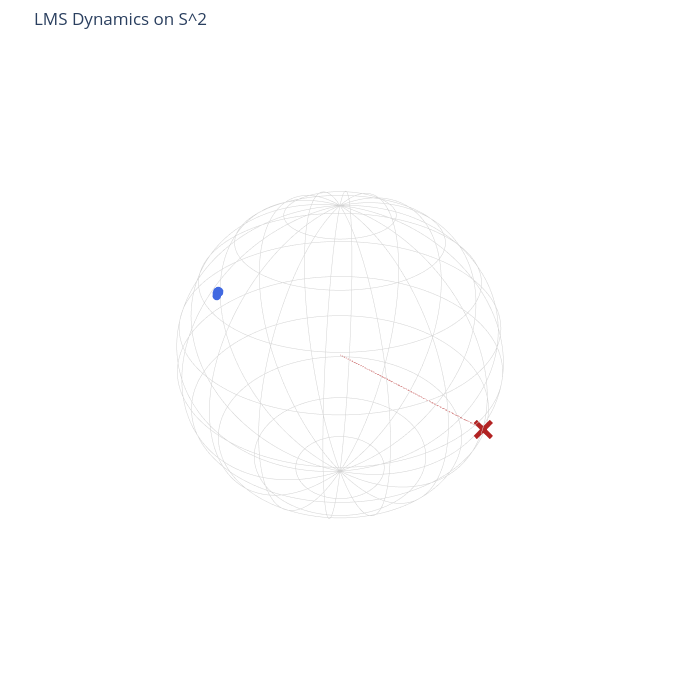

Notebook source saved alongside this figure:
### Markdown cell above
## 1.2 Real Möbius map on ball / sphere
This is the real version of the Möbius map ($M_w$) we discussed:

$$
M_w(x) = \frac{(1 - |w|^2)(x - |x|^2 w)}{1 - 2\langle w,x\rangle + |w|^2 |x|^2} - w.
$$

### Code cell
%cd /Users/adamsobieszek/pitch/pitch-website/public/notebooks/kuramoto/LMSSPP/src
from lmsspp import (
    random_points_on_sphere, integrate_w_euler, make_sphere_figure, reconstruct_sphere_trajectory
)
import torch

p3 = random_points_on_sphere(640, 3)
a = torch.ones(640)
res = integrate_w_euler(torch.zeros(3), p3, a, dt=1e-3, steps=300)
x_traj = reconstruct_sphere_trajectory(res.trajectory, p3)
fig = make_sphere_figure(x_traj[-1], w_t=res.trajectory[-1], w_path=res.trajectory)
fig.show()

### Figure 1 — Plotly figure (JSON) as saved in the notebook; plotly's stock layout.template omitted (floating-point values rounded to 4 significant figures; data arrays with more than 128 entries replaced by an {"elided": "..."} marker saying what was removed)
{"data": [{"hoverinfo": "skip", "line": {"color": "lightgrey", "width": 1}, "mode": "lines", "showlegend": false, "type": "scatter3d", "x": {"elided": "200 float values"}, "y": {"elided": "200 float values"}, "z": {"elided": "200 float values"}}, {"hoverinfo": "skip", "line": {"color": "lightgrey", "width": 1}, "mode": "lines", "showlegend": false, "type": "scatter3d", "x": {"elided": "200 float values"}, "y": {"elided": "200 float values"}, "z": {"elided": "200 float values"}}, {"hoverinfo": "skip", "line": {"color": "lightgrey", "width": 1}, "mode": "lines", "showlegend": false, "type": "scatter3d", "x": {"elided": "200 float values"}, "y": {"elided": "200 float values"}, "z": {"elided": "200 float values"}}, {"hoverinfo": "skip", "line": {"color": "lightgrey", "width": 1}, "mode": "lines", "showlegend": false, "type": "scatter3d", "x": {"elided": "200 float values"}, "y": {"elided": "200 float values"}, "z": {"elided": "200 float values"}}, {"hoverinfo": "skip", "line": {"color": "lightgrey", "width": 1}, "mode": "lines", "showlegend": false, "type": "scatter3d", "x": {"elided": "200 float values"}, "y": {"elided": "200 float values"}, "z": {"elided": "200 int values"}}, {"hoverinfo": "skip", "line": {"color": "lightgrey", "width": 1}, "mode": "lines", "showlegend": false, "type": "scatter3d", "x": {"elided": "200 float values"}, "y": {"elided": "200 float values"}, "z": {"elided": "200 float values"}}, {"hoverinfo": "skip", "line": {"color": "lightgrey", "width": 1}, "mode": "lines", "showlegend": false, "type": "scatter3d", "x": {"elided": "200 float values"}, "y": {"elided": "200 float values"}, "z": {"elided": "200 float values"}}, {"hoverinfo": "skip", "line": {"color": "lightgrey", "width": 1}, "mode": "lines", "showlegend": false, "type": "scatter3d", "x": {"elided": "200 float values"}, "y": {"elided": "200 float values"}, "z": {"elided": "200 float values"}}, {"hoverinfo": "skip", "line": {"color": "lightgrey", "width": 1}, "mode": "lines", "showlegend": false, "type": "scatter3d", "x": {"elided": "200 float values"}, "y": {"elided": "200 float values"}, "z": {"elided": "200 float values"}}, {"hoverinfo": "skip", "line": {"color": "lightgrey", "width": 1}, "mode": "lines", "showlegend": false, "type": "scatter3d", "x": {"elided": "200 float values"}, "y": {"elided": "200 int values"}, "z": {"elided": "200 float values"}}, {"hoverinfo": "skip", "line": {"color": "lightgrey", "width": 1}, "mode": "lines", "showlegend": false, "type": "scatter3d", "x": {"elided": "200 float values"}, "y": {"elided": "200 float values"}, "z": {"elided": "200 float values"}}, {"hoverinfo": "skip", "line": {"color": "lightgrey", "width": 1}, "mode": "lines", "showlegend": false, "type": "scatter3d", "x": {"elided": "200 float values"}, "y": {"elided": "200 float values"}, "z": {"elided": "200 float values"}}, {"hoverinfo": "skip", "line": {"color": "lightgrey", "width": 1}, "mode": "lines", "showlegend": false, "type": "scatter3d", "x": {"elided": "200 float values"}, "y": {"elided": "200 float values"}, "z": {"elided": "200 float values"}}, {"hoverinfo": "skip", "line": {"color": "lightgrey", "width": 1}, "mode": "lines", "showlegend": false, "type": "scatter3d", "x": {"elided": "200 float values"}, "y": {"elided": "200 float values"}, "z": {"elided": "200 float values"}}, {"hoverinfo": "skip", "line": {"color": "lightgrey", "width": 1}, "mode": "lines", "showlegend": false, "type": "scatter3d", "x": {"elided": "200 float values"}, "y": {"elided": "200 float values"}, "z": {"elided": "200 float values"}}, {"hoverinfo": "skip", "line": {"color": "lightgrey", "width": 1}, "mode": "lines", "showlegend": false, "type": "scatter3d", "x": {"elided": "200 float values"}, "y": {"elided": "200 float values"}, "z": {"elided": "200 float values"}}, {"hoverinfo": "skip", "line": {"color": "lightgrey", "width": 1}, "mode": "lines", "showlegend": false, "type": "scatter3d", "x": {"elided": "200 float values"}, "y": {"elided": "200 float values"}, "z": {"elided": "200 float values"}}, {"hoverinfo": "skip", "line": {"color": "lightgrey", "width": 1}, "mode": "lines", "showlegend": false, "type": "scatter3d", "x": {"elided": "200 float values"}, "y": {"elided": "200 float values"}, "z": {"elided": "200 float values"}}, {"hoverinfo": "skip", "line": {"color": "lightgrey", "width": 1}, "mode": "lines", "showlegend": false, "type": "scatter3d", "x": {"elided": "200 float values"}, "y": {"elided": "200 float values"}, "z": {"elided": "200 float values"}}, {"hoverinfo": "skip", "line": {"color": "lightgrey", "width": 1}, "mode": "lines", "showlegend": false, "type": "scatter3d", "x": {"elided": "200 float values"}, "y": {"elided": "200 float values"}, "z": {"elided": "200 float values"}}, {"hoverinfo": "skip", "line": {"color": "lightgrey", "width": 1}, "mode": "lines", "showlegend": false, "type": "scatter3d", "x": {"elided": "200 float values"}, "y": {"elided": "200 float values"}, "z": {"elided": "200 float values"}}, {"hoverinfo": "skip", "line": {"color": "lightgrey", "width": 1}, "mode": "lines", "showlegend": false, "type": "scatter3d", "x": {"elided": "200 float values"}, "y": {"elided": "200 float values"}, "z": {"elided": "200 float values"}}, {"hoverinfo": "skip", "line": {"color": "lightgrey", "width": 1}, "mode": "lines", "showlegend": false, "type": "scatter3d", "x": {"elided": "200 float values"}, "y": {"elided": "200 float values"}, "z": {"elided": "200 float values"}}, {"hoverinfo": "skip", "line": {"color": "lightgrey", "width": 1}, "mode": "lines", "showlegend": false, "type": "scatter3d", "x": {"elided": "200 float values"}, "y": {"elided": "200 float values"}, "z": {"elided": "200 float values"}}, {"hoverinfo": "skip", "line": {"color": "lightgrey", "width": 1}, "mode": "lines", "showlegend": false, "type": "scatter3d", "x": {"elided": "200 float values"}, "y": {"elided": "200 float values"}, "z": {"elided": "200 float values"}}, {"hoverinfo": "skip", "line": {"color": "lightgrey", "width": 1}, "mode": "lines", "showlegend": false, "type": "scatter3d", "x": {"elided": "200 float values"}, "y": {"elided": "200 float values"}, "z": {"elided": "200 float values"}}, {"hoverinfo": "skip", "line": {"color": "lightgrey", "width": 1}, "mode": "lines", "showlegend": false, "type": "scatter3d", "x": {"elided": "200 float values"}, "y": {"elided": "200 float values"}, "z": {"elided": "200 float values"}}, {"marker": {"color": "royalblue", "size": 5}, "mode": "markers", "name": "x_i(t)", "type": "scatter3d", "x": {"elided": "640 float values"}, "y": {"elided": "640 float values"}, "z": {"elided": "640 float values"}}, {"line": {"color": "firebrick", "dash": "dot", "width": 2}, "mode": "lines", "name": "w path", "type": "scatter3d", "x": {"elided": "301 float values"}, "y": {"elided": "301 float values"}, "z": {"elided": "301 float values"}}, {"marker": {"color": "firebrick", "size": 7, "symbol": "x"}, "mode": "markers", "name": "w(t)", "type": "scatter3d", "x": [-0.1923], "y": [0.9713], "z": [-0.1325]}], "layout": {"height": 680, "margin": {"b": 20, "l": 20, "r": 20, "t": 50}, "scene": {"aspectmode": "data", "xaxis": {"visible": false}, "yaxis": {"visible": false}, "zaxis": {"visible": false}}, "showlegend": false, "title": {"text": "LMS Dynamics on S^2"}, "width": 680}}
